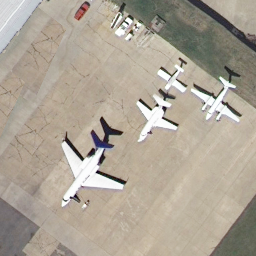
#> input picture data/airplane/airplane00.tif, 256 x 256 px; its folder holds only this picture in this run
$ python TraitExtra.py   (older library calls are emulated)
#> lines starting #> are read from the running program, lines starting #| are printed output that depends on the picture
import os
import json
import cv2
import numpy as np
from skimage.feature import greycomatrix


class TraitExtra:
    def bgrTohsv(self, bgrimg):  # bgr图像转hsv图像
        hsvimg = cv2.cvtColor(bgrimg, cv2.COLOR_BGR2HSV)
        return hsvimg

    def mean(self, hsvimg):  # 计算hsv图像一阶矩
        h, s, v = cv2.split(hsvimg)
        h_mean = h.mean()
        s_mean = h.mean()
        v_mean = v.mean()
        return h_mean, s_mean, v_mean

    def std(self, hsvimg):  # 计算hsv图像二阶矩
        h, s, v = cv2.split(hsvimg)
        h_std = h.std()
        s_std = s.std()
        v_std = v.std()
        return h_std, s_std, v_std

    def bgrTogray(self, bgrimg, gray_level):  # bgr图转灰度图
        gray = cv2.cvtColor(bgrimg, cv2.COLOR_BGR2GRAY)
        gray = self.gray_level_descend(gray, gray_level)
        return gray

    def gray_level_descend(self, grayimg, target_level):  # 降低灰度等级，减少运算量
        h, w = grayimg.shape
        new_img = np.zeros((h, w), int)
        for i in range(h):
            for j in range(w):
                new_img[i][j] = grayimg[i][j] % target_level
        return new_img

    def cal_glcm(self, grayimg, gray_level):  # 计算灰度共生矩阵
        glcm = greycomatrix(grayimg, [1], [0], levels=gray_level)
        return glcm[:, :, 0, 0]

    def cal_glcm_energy(self, glcm):  # 计算灰度共生矩阵能量
        h, w = glcm.shape
        energy = 0
        for i in range(h):
            for j in range(w):
                energy += glcm[i][j] ** 2
        return energy

    def cal_glcm_ent(self, glcm):  # 计算灰度共生矩阵熵
        h, w = glcm.shape
        ent = 0
        for i in range(h):
            for j in range(w):
                if glcm[i][j] != 0:
                    ent += glcm[i][j] * np.log2(glcm[i][j])
        ent *= -1
        return ent

    def cal_glcm_contrast(self, glcm):  # 计算灰度共生矩阵对比度
        h, w = glcm.shape
        cont = 0
        for i in range(h):
            for j in range(w):
                if glcm[i][j] != 0:
                    cont += (i - j) ** 2 * glcm[i][j]
        return cont

    def cal_glcm_homogene(self, glcm):  # 计算灰度共生矩阵同质性
        h, w = glcm.shape
        homo = 0
        for i in range(h):
            for j in range(w):
                if glcm[i][j] != 0:
                    homo += glcm[i][j] / (1 + (i - j) ** 2)
        return homo

    def prepare_data(self):
        try:  # 尝试读取记录数据
            with open(""
                      "", encoding="utf8") as f:
                train = json.load(f)
            return train
        except FileNotFoundError:
            pass
        train = {"imgpath": [], "target": [], "data": []}
        for root, dirs, files in os.walk("./data/airplane"):
            for file in files:
                train["imgpath"].append(os.path.join(root, file))
                train["target"].append(0)
        for root, dirs, files in os.walk("./data/forest"):
            for file in files:
                train["imgpath"].append(os.path.join(root, file))
                train["target"].append(1)
        for imgpath in train["imgpath"]:
            image = cv2.imread(imgpath)
#> image is the input picture: shape (256, 256, 3); mean B, G, R 149.7, 163.5, 172.4
            hsvimg = self.bgrTohsv(image)
#> in bgrTohsv, `hsvimg = cv2.cvtColor(bgrimg, cv2.COLOR_BGR2HSV)`: hsvimg: shape (256, 256, 3); mean H, S, V 28.4, 36.5, 173.3
            mean = self.mean(hsvimg)
#> in mean, `h, s, v = cv2.split(hsvimg)`:
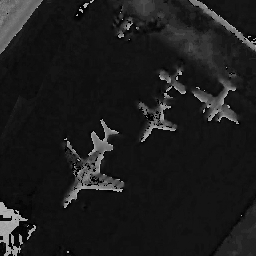
#> h: shape (256, 256); min 0, max 179, mean 28.4
#> in mean, `h, s, v = cv2.split(hsvimg)`:
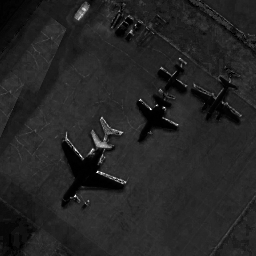
#> s: shape (256, 256); min 0, max 255, mean 36.5
#> in mean, `h, s, v = cv2.split(hsvimg)`:
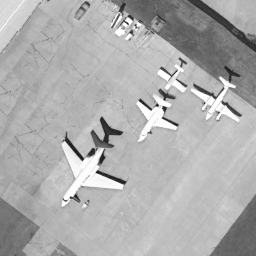
#> v: shape (256, 256); min 13, max 255, mean 173.3
#> in mean, `h_mean = h.mean()`: h_mean = 28.43
#> in mean, `v_mean = v.mean()`: v_mean = 173.3
#> mean = (28.43, 28.43, 173.3)
            std = self.std(hsvimg)
#> in std, `h_std = h.std()`: h_std = 30.71
#> in std, `s_std = s.std()`: s_std = 15.87
#> in std, `v_std = v.std()`: v_std = 36.89
#> std = (30.71, 15.87, 36.89)
            feature = list(mean + std)
#> feature = [28.43, 28.43, 173.3, 30.71, 15.87, 36.89]
            gray = self.bgrTogray(image, 32)
#> after the loop in gray_level_descend, `for i in range(h):`:
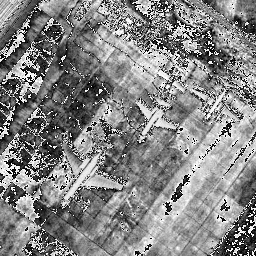
#> new_img: shape (256, 256) int64; min 0, max 31, mean 16.1; drawn with min black and max white
            glcm = self.cal_glcm(gray, 32)
#> in cal_glcm, `return glcm[:, :, 0, 0]`:
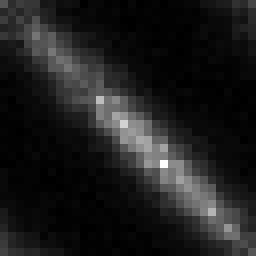
#> returned value: shape (32, 32) uint32 (shown 8 times larger); min 3, max 514, mean 63.8; drawn with min black and max white
            # feature.append(self.cal_glcm_ent(glcm))#熵
            # feature.append(self.cal_glcm_energy(glcm))#能量
            feature.append(self.cal_glcm_contrast(glcm))  # 对比度
#> after the loop in cal_glcm_contrast, `for i in range(h):`: cont = 4963366
            feature.append(self.cal_glcm_homogene(glcm))  # 均质性
#> after the loop in cal_glcm_homogene, `for i in range(h):`: homo = 18245.4
            for i in range(len(feature)):
                feature[i] = float(feature[i])
#> this loop made 8 passes
#> after the loop, feature = [28.43, 28.43, 173.3, 30.71, 15.87, 36.89, 4963366, 18245.4]
            train["data"].append(feature)
            print(1, end=" ")
#> pass 2 of the loop in prepare_data, `for imgpath in train["imgpath"]:`:
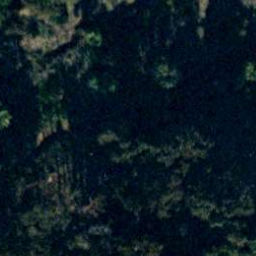
#> input picture data/forest/forest00.tif, 256 x 256 px
#> in prepare_data, image is the input picture: shape (256, 256, 3); mean B, G, R 34.9, 26.3, 11.7
#> hsvimg: shape (256, 256, 3); mean H, S, V 98.5, 196.7, 36.1
#> in mean (call 2), `h, s, v = cv2.split(hsvimg)`:
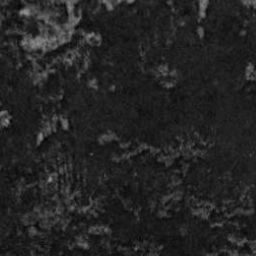
#> v: shape (256, 256); min 5, max 146, mean 36.1
#> h_mean = 98.54
#> v_mean = 36.07
#> mean = (98.54, 98.54, 36.07)
#> std = (13.85, 64.93, 15.48)
#> in prepare_data, `feature = list(mean + std)`: feature = [98.54, 98.54, 36.07, 13.85, 64.93, 15.48]
#> in cal_glcm (call 2), `return glcm[:, :, 0, 0]`:
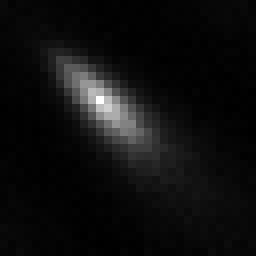
#> returned value: shape (32, 32) uint32 (shown 8 times larger); min 4, max 1010, mean 63.8; drawn with min black and max white
#> the loop in prepare_data, `for i in range(len(feature)):` made 8 passes
#> after the loop in prepare_data, `for i in range(len(feature)):`: feature = [98.54, 98.54, 36.07, 13.85, 64.93, 15.48, 3835409, 18341.1]
        with open("./data.json", "w", encoding="utf8") as f:  # 记录数据
            json.dump(train, f, indent=3)
        return train


if __name__ == '__main__':
    types = {"airplane": 0, "forest": 1}
    te = TraitExtra()
    data = te.prepare_data()
